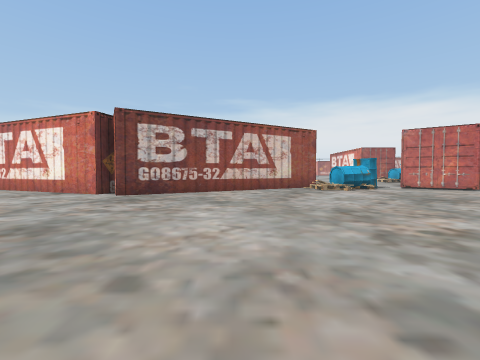
View 1 (above)

17 first-person views from a walk through a Unity game level. The camera is 1.3 m above the floor, tilts 2° down and sees 90° across. The floor is counted in squares, 2 m on a side. Each view is taken from the middle of a square. On the plan, view 1 faces up. The plan holds only what a view shows up to about 9 squares ahead; the rest is blank. The place goes on beyond the plan. Some animated figures are not drawn.

View 2
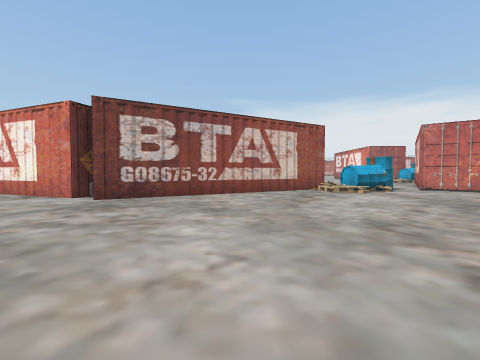

View 3
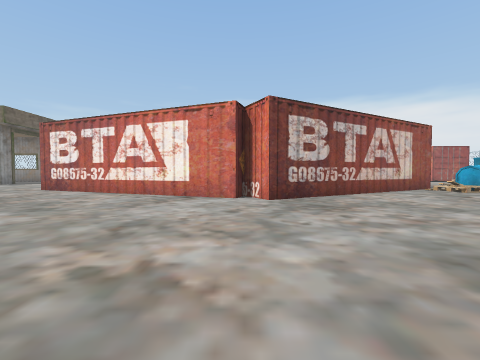

View 4
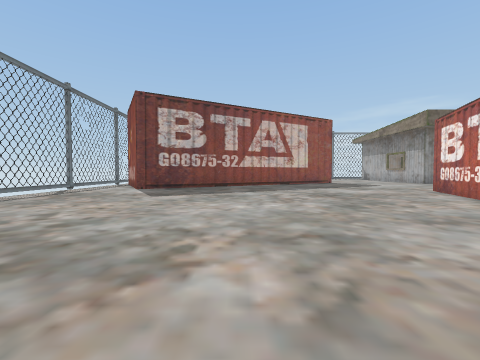

View 5
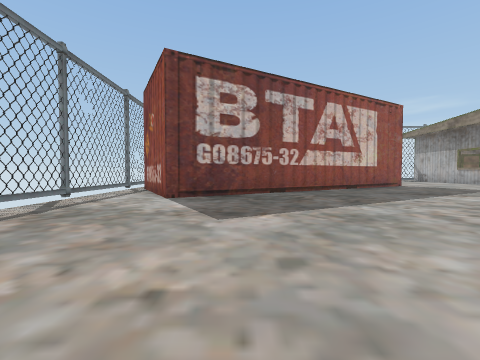

View 6
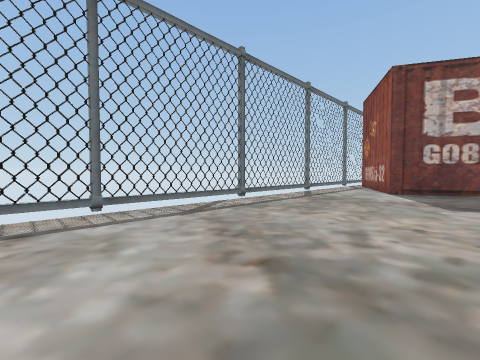

View 7
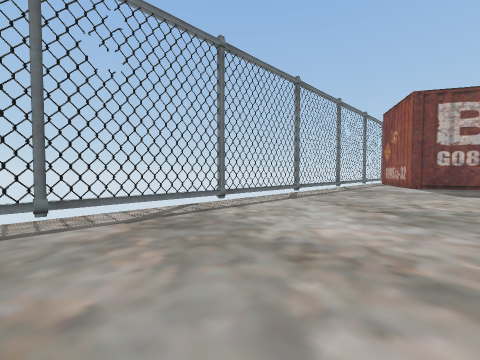

View 8
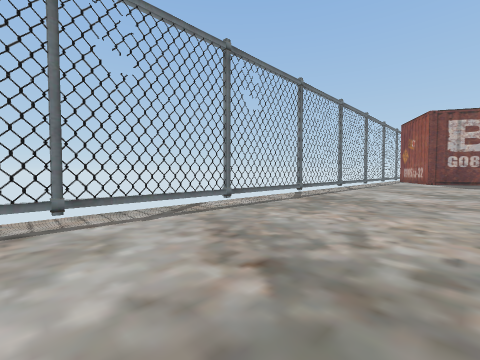

View 9
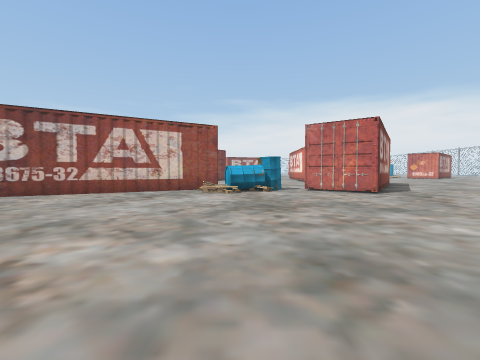

View 10
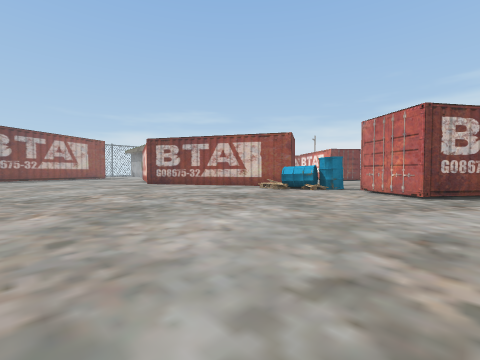

View 11
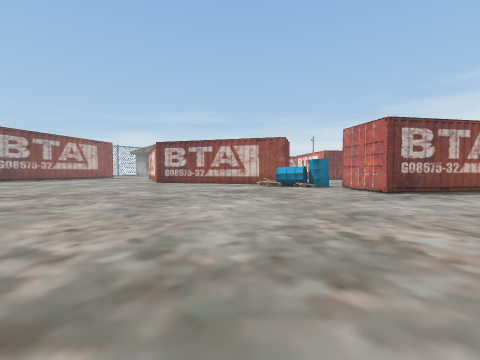

View 12
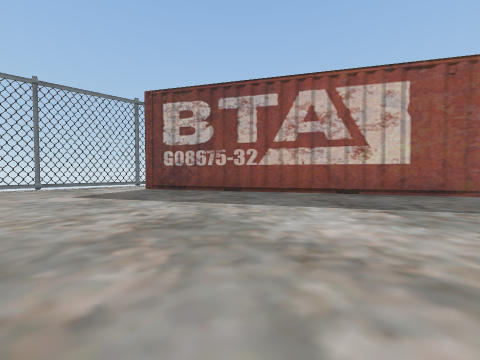

View 13
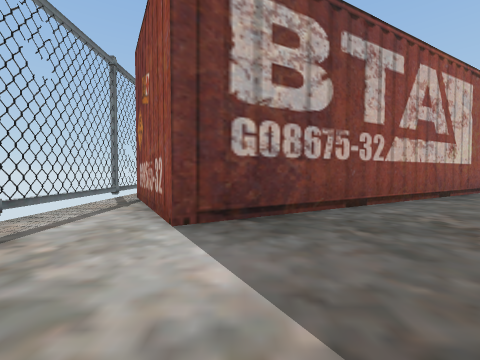

View 14
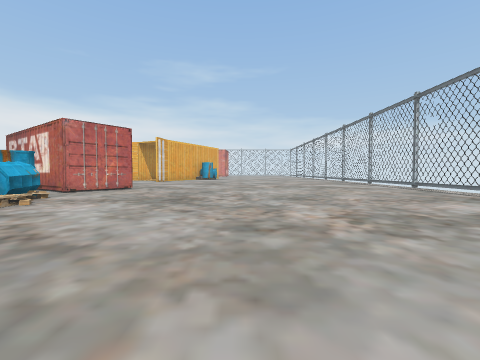

View 15
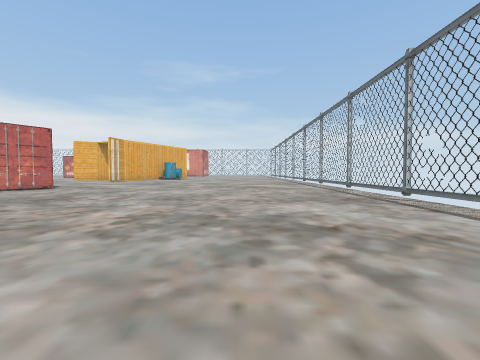

View 16
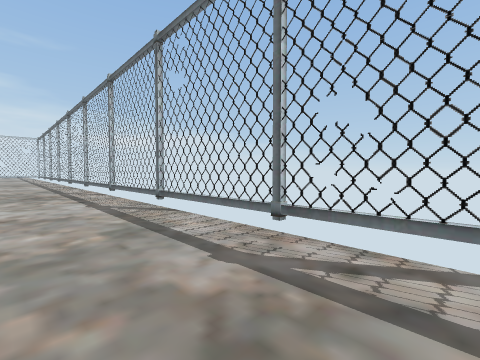

View 17
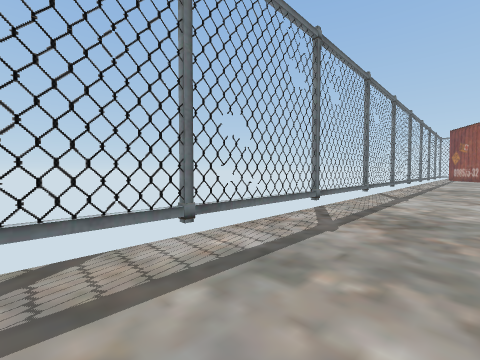

### Floor plan
Points are (right, up) in squares from view 1. A wall is a line through its corners. A room is listed if a view was taken in it or the views show most of it. See-through windows are left out.
Room 1 (views 1, 2, 3, 4, 5, 6, 7, 8, 9, 10, 11, 12, 13, 14, 15, 16, 17)
walls: (4.4, 8.6) (4, 8.8); (4.5, 8.6) (4, 8.7); (3.2, 10) (-3.3, 6.5) (-3.9, 7.4) (-4.1, 6.8) (-11.1, 9.5); (4.8, 8.9) (3.7, 8.6); (4.7, 9.3) (4.8, 8.8) (4.4, 8.9) (3.8, 8.3) (3.5, 9.4); (5.4, 9.4) (5, 9.3); (10.1, 11) (8.1, 8.1) (6.3, 9.3) (6.8, 10.1); (-16.5, 7.8) (-11.8, -0.8) (-15.1, -2.6); (-16.5, -3.9) (10.5, -3.9)
ways out: opening at (-14, 8.2); opening at (6, 9.5)
objects: other object (3, 9)

Positions as (right, up) in squares from view 1, and headings:
1: (0, 0), facing up
2: (0, 1), facing up
3: (-4, 1), facing up
4: (-3, 3), facing left
5: (-6, 1), facing left
6: (-4, 1), facing down-left
7: (-1, 1), facing down-left
8: (3, 1), facing down-left
9: (4, 1), facing up
10: (9, 1), facing up-left
11: (10, 0), facing up-left
12: (-8, 8), facing down-left
13: (-9, 0), facing left
14: (-1, 4), facing right
15: (-1, 1), facing right
16: (4, -1), facing down-right
17: (8, -1), facing down-left
